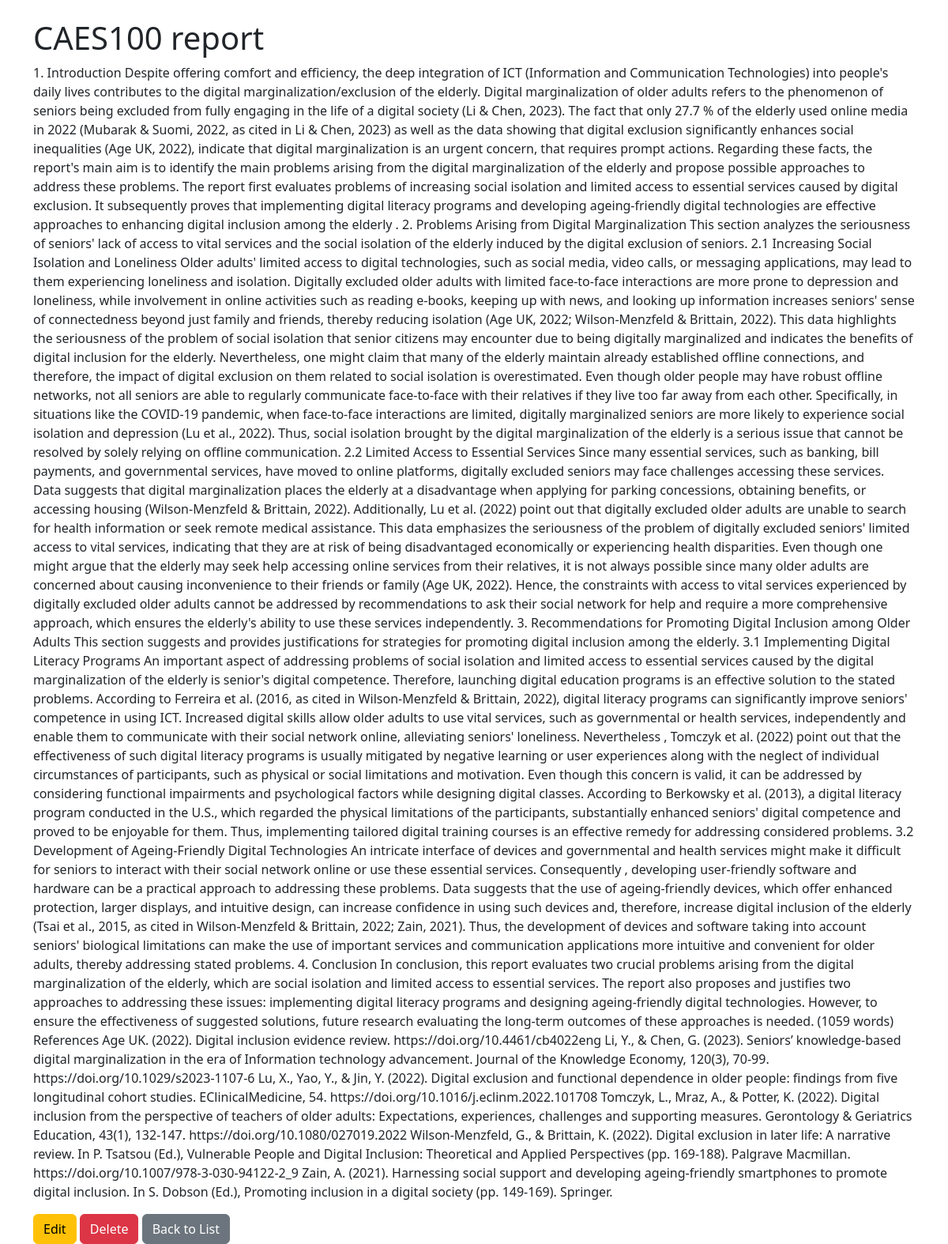
/note/3/, run on the app's committed database.
### notes/models.py (models this page shows, shortened)
class Note(models.Model):
    title = models.CharField(max_length=200)
    content = models.TextField()
    created_at = models.DateTimeField(auto_now_add=True)

### notes/views.py (the view)
# urls.py: path('note/<int:pk>/', NoteDetailView.as_view(), name='detail'),
class NoteDetailView(DetailView):
    model = Note
    template_name = 'detail.html'
    context_object_name = 'note'

### notes/templates/detail.html
{% extends "base.html" %}
{% block content %}
<h1>{{ note.title }}</h1>
<p>{{ note.content }}</p>
<a href="{% url 'notes:update' note.pk %}" class="btn btn-warning">Edit</a>
<a href="{% url 'notes:delete' note.pk %}" class="btn btn-danger">Delete</a>
<a href="{% url 'notes:index' %}" class="btn btn-secondary">Back to List</a>
{% endblock %}

### data on the page
Note: title "CAES100 report", content "1. Introduction Despite offering comfort and efficiency, the deep integration of ICT (Information and Communication Technologies) into people's daily lives contributes to the digital marginalization/exclusion of the elderly. Digital marginalization of older adults refers to the phenomenon of seniors being excluded from fully engaging in the life of a digital society (Li & Chen, 2023). The fact that only 27.7 % of the elderly used online media in 2022 (Mubarak & Suomi, 2022, as cited in Li & Chen, 2023) as well as the data showing that digital exclusion significantly enhances social inequalities (Age UK, 2022), indicate that digital marginalization is an urgent concern, that requires prompt…"
